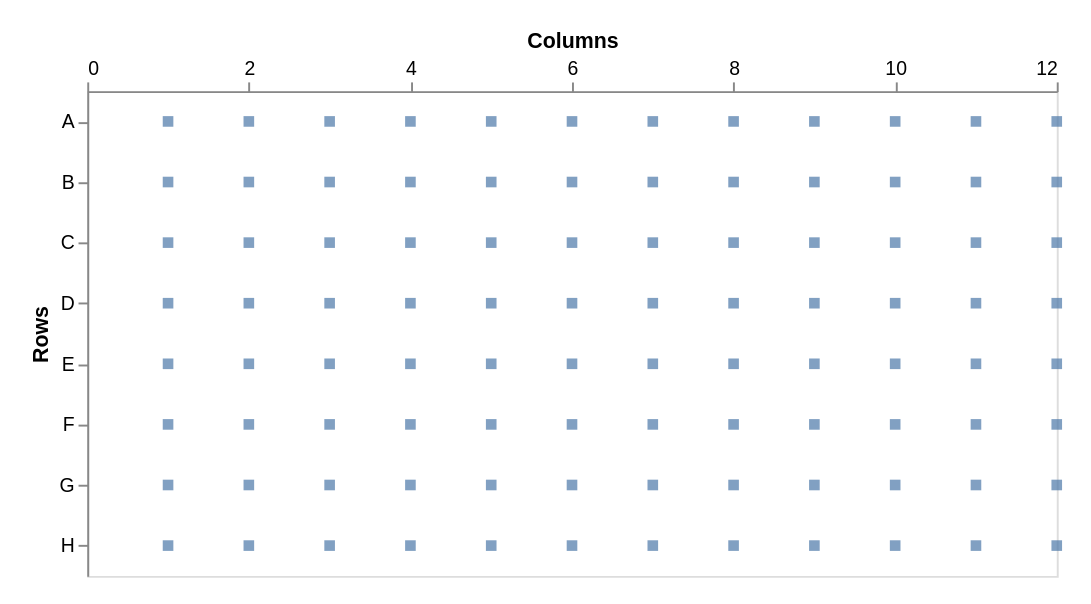

Write the Vega-Lite specification saved for this chart.
### Vega-Lite specification from a JSON file in a GitHub repository (floating-point values rounded to 4 significant figures)
{"width": 500, "height": 250, "padding": 15, "data": {"values": [{"a": "A", "b": 1}, {"a": "A", "b": 2}, {"a": "A", "b": 3}, {"a": "A", "b": 4}, {"a": "A", "b": 5}, {"a": "A", "b": 6}, {"a": "A", "b": 7}, {"a": "A", "b": 8}, {"a": "A", "b": 9}, {"a": "A", "b": 10}, {"a": "A", "b": 11}, {"a": "A", "b": 12}, {"a": "B", "b": 1}, {"a": "B", "b": 2}, {"a": "B", "b": 3}, {"a": "B", "b": 4}, {"a": "B", "b": 5}, {"a": "B", "b": 6}, {"a": "B", "b": 7}, {"a": "B", "b": 8}, {"a": "B", "b": 9}, {"a": "B", "b": 10}, {"a": "B", "b": 11}, {"a": "B", "b": 12}, {"a": "C", "b": 1}, {"a": "C", "b": 2}, {"a": "C", "b": 3}, {"a": "C", "b": 4}, {"a": "C", "b": 5}, {"a": "C", "b": 6}, {"a": "C", "b": 7}, {"a": "C", "b": 8}, {"a": "C", "b": 9}, {"a": "C", "b": 10}, {"a": "C", "b": 11}, {"a": "C", "b": 12}, {"a": "D", "b": 1}, {"a": "D", "b": 2}, {"a": "D", "b": 3}, {"a": "D", "b": 4}, {"a": "D", "b": 5}, {"a": "D", "b": 6}, {"a": "D", "b": 7}, {"a": "D", "b": 8}, {"a": "D", "b": 9}, {"a": "D", "b": 10}, {"a": "D", "b": 11}, {"a": "D", "b": 12}, {"a": "E", "b": 1}, {"a": "E", "b": 2}, {"a": "E", "b": 3}, {"a": "E", "b": 4}, {"a": "E", "b": 5}, {"a": "E", "b": 6}, {"a": "E", "b": 7}, {"a": "E", "b": 8}, {"a": "E", "b": 9}, {"a": "E", "b": 10}, {"a": "E", "b": 11}, {"a": "E", "b": 12}, {"a": "F", "b": 1}, {"a": "F", "b": 2}, {"a": "F", "b": 3}, {"a": "F", "b": 4}, {"a": "F", "b": 5}, {"a": "F", "b": 6}, {"a": "F", "b": 7}, {"a": "F", "b": 8}, {"a": "F", "b": 9}, {"a": "F", "b": 10}, {"a": "F", "b": 11}, {"a": "F", "b": 12}, {"a": "G", "b": 1}, {"a": "G", "b": 2}, {"a": "G", "b": 3}, {"a": "G", "b": 4}, {"a": "G", "b": 5}, {"a": "G", "b": 6}, {"a": "G", "b": 7}, {"a": "G", "b": 8}, {"a": "G", "b": 9}, {"a": "G", "b": 10}, {"a": "G", "b": 11}, {"a": "G", "b": 12}, {"a": "H", "b": 1}, {"a": "H", "b": 2}, {"a": "H", "b": 3}, {"a": "H", "b": 4}, {"a": "H", "b": 5}, {"a": "H", "b": 6}, {"a": "H", "b": 7}, {"a": "H", "b": 8}, {"a": "H", "b": 9}, {"a": "H", "b": 10}, {"a": "H", "b": 11}, {"a": "H", "b": 12}]}, "mark": "square", "encoding": {"x": {"field": "b", "type": "quantitative", "title": "Columns", "axis": {"orient": "top", "labelAngle": 0, "grid": false, "tickCount": 8}}, "y": {"field": "a", "type": "ordinal", "title": "Rows", "axis": {"orient": "left", "labelAngle": 0, "grid": false, "tickCount": 12}}}}
